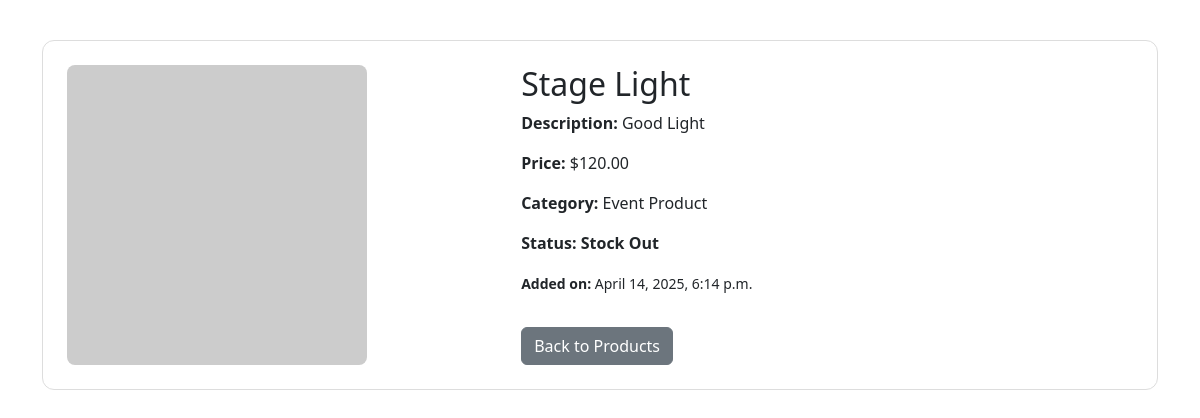
The app's page /product/2 with its own data.
### EventApp/models.py (models this page shows, shortened)
class Product(models.Model):
    name = models.CharField(max_length=100)
    description = models.TextField()
    price = models.DecimalField(max_digits=10, decimal_places=2)
    created_at = models.DateTimeField(auto_now_add=True)
    category = models.ForeignKey(Category, on_delete=models.CASCADE)
    p_photo = models.ImageField(upload_to='product_photos/', null=True, blank=True)
    status_choice = (
        ('In Stock', 'In Stock'),
        ('Stock Out', 'Stock Out'),
        ('Will be available soon', 'Will be available soon'),
    )
    status = models.CharField(max_length=100, choices=status_choice, default='In Stock')

class Category(models.Model):
    name = models.CharField(max_length=100)

### EventApp/views.py (the view)
# urls.py: path('product/<str:id>', e_views.product_details, name = 'product_details'),
def product_details(request, id):
    product = Product.objects.get(pk = id)
    context = {'product': product}
    return render(request,template_name = 'EventApp/product_details.html', context = context)

### template/EventApp/product_details.html (shortened to what this page needs)
<!DOCTYPE html>
<html lang="en">
<head>
  <link href="https://cdn.jsdelivr.net/npm/bootstrap@5.3.3/dist/css/bootstrap.min.css" rel="stylesheet">
</head>
<body>
  <div class="container">
    <div class="product-card">
      <div class="row">
        <div class="col-md-5">
          {% if product.p_photo %}
            <img src="{{ product.p_photo.url }}" alt="{{ product.name }}" class="product-image">
          {% else %}
            <img src="https://via.placeholder.com/300" alt="No image" class="product-image">
          {% endif %}
        </div>
        <div class="col-md-7">
          <h2>{{ product.name }}</h2>
          <p><strong>Description:</strong> {{ product.description }}</p>
          <p><strong>Price:</strong> ${{ product.price }}</p>
          <p><strong>Category:</strong> {{ product.category.name }}</p>
          <p><strong>Status:</strong> <span class="status">{{ product.status }}</span></p>
          <p><small><strong>Added on:</strong> {{ product.created_at|date:"F j, Y, g:i a" }}</small></p>
          <a href="{% url 'product' %}" class="btn btn-secondary mt-3">Back to Products</a>
        </div>
      </div>
    </div>
  </div>
</body>
</html>

### template/EventApp/product_details.html (style rules this page uses)
.container { margin-top: 40px; }
.product-image { max-width: 100%; height: auto; border-radius: 8px; }
.product-card { border: 1px solid #ddd; padding: 24px; border-radius: 12px; }
.status { font-weight: bold; }

### records on screen
Product: name "Stage Light", description "Good Light", price "120.00", category.name "Event Product", status "Stock Out", created_at "April 14, 2025, 6:14 p.m."
